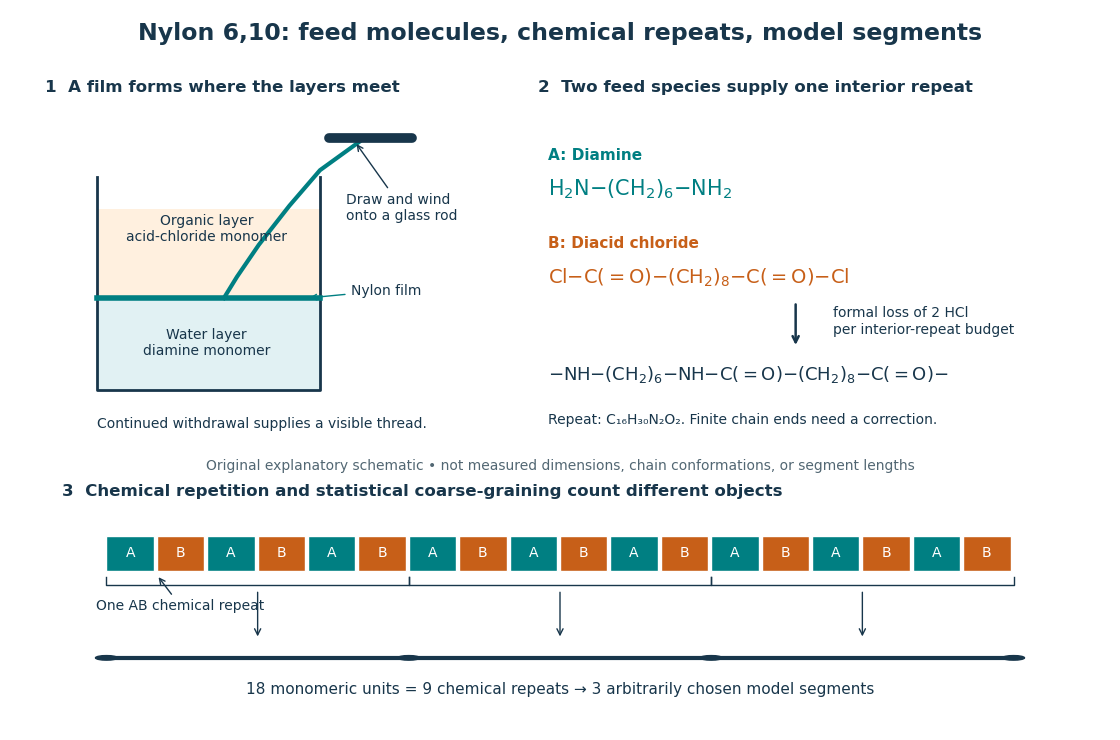

The script that drew this image:
"""Original nylon interface / chemical-unit schematic; no measured geometry.

Tested with Python 3.14.4 and matplotlib 3.10.7 (repository environment).
Run from _media with MPLCONFIGDIR=/tmp/codex-wiki-matplotlib.
The matching PNG basename is written to the current working directory.
"""
from pathlib import Path
import matplotlib
matplotlib.use("Agg")
import matplotlib.pyplot as plt
from matplotlib.patches import Rectangle, Circle

NAVY, TEAL, ORANGE = "#18364b", "#007f82", "#c75f18"
plt.rcParams.update({"font.family": "DejaVu Sans", "font.size": 11,
                     "text.color": NAVY, "figure.facecolor": "white"})
fig = plt.figure(figsize=(11.2, 7.4), dpi=100, facecolor="white")
fig.suptitle("Nylon 6,10: feed molecules, chemical repeats, model segments",
             x=.5, y=.97, fontsize=17, weight="bold")
a = fig.add_axes([.04, .41, .39, .48])
b = fig.add_axes([.48, .41, .48, .48])
c = fig.add_axes([.055, .055, .89, .28])
for ax in (a, b, c):
    ax.set(xlim=(0, 1), ylim=(0, 1))
    ax.axis("off")
a.text(0, .97, "1  A film forms where the layers meet", weight="bold", fontsize=12)
# Immiscible liquid layers; opaque pastel fills on a white canvas.
a.add_patch(Rectangle((.12, .13), .51, .26, facecolor="#e1f1f3", edgecolor="none"))
a.add_patch(Rectangle((.12, .39), .51, .25, facecolor="#fff0df", edgecolor="none"))
a.plot([.12, .12, .63, .63], [.73, .13, .13, .73], color=NAVY, lw=2)
a.plot([.12, .63], [.39, .39], color=TEAL, lw=4)
a.text(.37, .55, "Organic layer\nacid-chloride monomer", ha="center", fontsize=10)
a.text(.37, .23, "Water layer\ndiamine monomer", ha="center", fontsize=10)
a.plot([.41, .44, .49, .56, .63, .72], [.39, .45, .54, .65, .75, .83], color=TEAL, lw=3)
a.plot([.65, .84], [.84, .84], color=NAVY, lw=7, solid_capstyle="round")
a.annotate("Draw and wind\nonto a glass rod", xy=(.71, .83), xytext=(.69, .61),
           fontsize=10, ha="left", arrowprops={"arrowstyle": "->", "color": NAVY})
a.annotate("Nylon film", xy=(.60, .39), xytext=(.70, .40),
           fontsize=10, arrowprops={"arrowstyle": "->", "color": TEAL})
a.text(.12, .025, "Continued withdrawal supplies a visible thread.", fontsize=10)

b.text(0, .97, "2  Two feed species supply one interior repeat", weight="bold", fontsize=12)
b.text(.02, .78, "A: Diamine", color=TEAL, weight="bold")
b.text(.02, .68, r"$\mathrm{H_2N{-}(CH_2)_6{-}NH_2}$", fontsize=15, color=TEAL)
b.text(.02, .53, "B: Diacid chloride", color=ORANGE, weight="bold")
b.text(.02, .43, r"$\mathrm{Cl{-}C(=O){-}(CH_2)_8{-}C(=O){-}Cl}$", fontsize=14, color=ORANGE)
b.annotate("", xy=(.48, .25), xytext=(.48, .38),
           arrowprops={"arrowstyle": "->", "lw": 1.8, "color": NAVY})
b.text(.55, .29, "formal loss of 2 HCl\nper interior-repeat budget", fontsize=10)
b.text(.02, .16, r"$\mathrm{{-}NH{-}(CH_2)_6{-}NH{-}C(=O){-}(CH_2)_8{-}C(=O){-}}$", fontsize=13)
b.text(.02, .035, "Repeat: C₁₆H₃₀N₂O₂. Finite chain ends need a correction.", fontsize=10)

c.text(0, .98, "3  Chemical repetition and statistical coarse-graining count different objects",
       fontsize=12, weight="bold")
left, width = .045, .91 / 18
for j in range(18):
    x = left + j * width
    color = TEAL if j % 2 == 0 else ORANGE
    c.add_patch(Rectangle((x, .62), width*.94, .17, facecolor=color, edgecolor="white"))
    c.text(x+width*.47, .705, "A" if j % 2 == 0 else "B", color="white", ha="center", va="center", fontsize=10)
# AB denotes one diamine-derived and one diacid-derived monomeric unit.
c.annotate("One AB chemical repeat", xy=(left+width, .60), xytext=(.035, .43),
           fontsize=10, arrowprops={"arrowstyle": "->", "color": NAVY})
for group in range(3):
    x0, x1 = left+group*6*width, left+(group+1)*6*width
    c.plot([x0, x0, x1, x1], [.59, .55, .55, .59], color=NAVY, lw=1)
    c.annotate("", xy=((x0+x1)/2, .29), xytext=((x0+x1)/2, .53),
               arrowprops={"arrowstyle": "->", "color": NAVY})
nodes = [left+i*6*width for i in range(4)]
for i in range(3):
    c.plot(nodes[i:i+2], [.20, .20], color=NAVY, lw=3)
for x in nodes:
    c.add_patch(Circle((x, .20), .011, color=NAVY))
c.text(.50, .025, "18 monomeric units = 9 chemical repeats → 3 arbitrarily chosen model segments",
       ha="center", fontsize=11)
fig.text(.5, .365, "Original explanatory schematic • not measured dimensions, chain conformations, or segment lengths",
         ha="center", fontsize=10, color="#526773")
fig.savefig(Path.cwd() / (Path(__file__).stem + ".png"), facecolor="white", transparent=False)
plt.close(fig)
